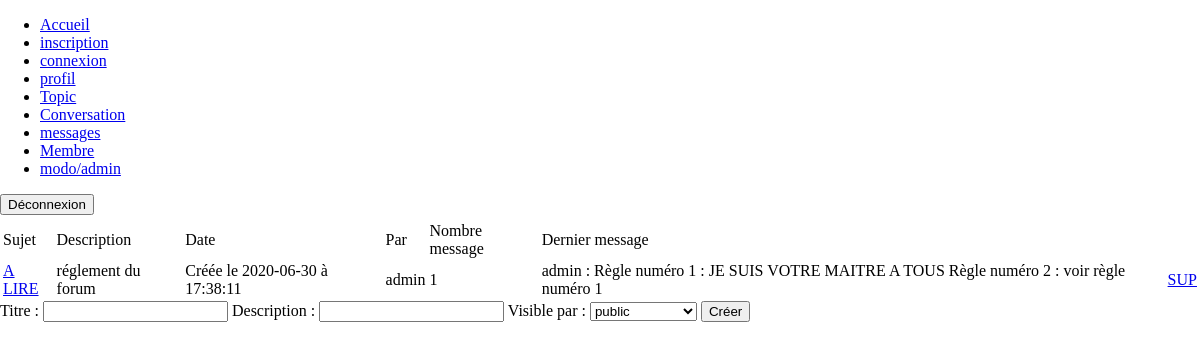
The page /conversation.php?id_topic=2 (signed in) on the database its author committed.
### tables this page shows
CREATE TABLE IF NOT EXISTS `conversations` (
  `id` int(11) NOT NULL AUTO_INCREMENT,
  `id_utilisateur` int(11) NOT NULL,
  `id_topic` int(11) NOT NULL,
  `titre` varchar(140) NOT NULL,
  `description` varchar(255) NOT NULL,
  `date` datetime NOT NULL DEFAULT current_timestamp(),
  `id_confidentialite` int(11) NOT NULL,
  PRIMARY KEY (`id`)
);

CREATE TABLE IF NOT EXISTS `utilisateurs` (
  `id` int(11) NOT NULL AUTO_INCREMENT,
  `login` varchar(80) NOT NULL,
  `mdp` varchar(80) NOT NULL,
  `nom` varchar(255) NOT NULL,
  `prenom` varchar(255) NOT NULL,
  `mail` varchar(255) NOT NULL,
  `avatar` varchar(255) DEFAULT NULL,
  `id_confidentialite` int(11) NOT NULL DEFAULT 2,
  PRIMARY KEY (`id`)
);

CREATE TABLE IF NOT EXISTS `messages` (
  `id` int(11) NOT NULL AUTO_INCREMENT,
  `id_conversation` int(11) NOT NULL,
  `id_utilisateur` int(11) NOT NULL,
  `message` varchar(255) NOT NULL,
  `date` datetime DEFAULT current_timestamp(),
  PRIMARY KEY (`id`)
);

### include/php_conversation.php (called while the page is built, shortened)
<?php
    require_once 'fonctions/fonction_conversation.php';
    $connexionbdd = connexionbdd();
    if(isset($_GET["id_topic"]))
        {
            $id_topic = $_GET["id_topic"];
            if(isset($_SESSION["id_confidentialite"]) && ($_SESSION["id_confidentialite"]==3 || $_SESSION["id_confidentialite"]==4))
                {
                    $requete = "SELECT * FROM utilisateurs INNER JOIN conversations ON conversations.id_utilisateur=utilisateurs.id WHERE id_topic=$id_topic";
                }
        }
    else
        {
            header("location:topic.php");
        }
    $query = mysqli_query($connexionbdd, $requete);
    $conversation = mysqli_fetch_all($query, MYSQLI_ASSOC);
?>

### conversation.php (the view, shortened to what this page needs)
<?php
    include 'include/php_conversation.php';
?>
<!DOCTYPE html>
<html>
<head>
    <link rel="stylesheet" href="css/style.css"/>
</head>
<body>
    <header>
        <?php include 'include/header.php';?>
    </header>
    <main>
        <table>
            <thead>
                <th></th>
            </thead>
            <tbody>
                <tr>
                    <td>Sujet</td>
                    <td>Description</td>
                    <td>Date</td>
                    <td>Par</td>
                    <td>Nombre message</td>
                    <td>Dernier message</td>
                </tr>
                    <?php
                        foreach($conversation as $nbconversation => $info_conv)
                            {
                                ?>
                                <tr>
                                    <td><a href="messages.php?id_conv=<?php echo $info_conv["id"];?>"><?php echo $info_conv["titre"]; ?></a></td>
                                    <td><?php echo $info_conv["description"];?></td>
                                    <td><?php date_conv($info_conv);?></td>
                                    <td><?php echo $info_conv["login"];?></td>
                                    <?php count_message($info_conv); ?>
                                    <?php dernier_msg($info_conv["id"]); ?>
                                    <td><a href="include/suppression.php?sup_conv=<?php echo $info_conv["id"];?>">SUP</a></td>
                                </tr>
                                <?php
                            }
                    ?>
            </tbody>
        </table>
        <?php
            if(isset($_SESSION["login"]))
                {
                    form_conv();
                }
        ?>
    </main>
</body>
</html>

### fonctions/fonction_conversation.php (shortened to what this page needs)
<?php
function form_conv()
    {
        $connexionbdd = connexionbdd();
        $requete_rang = "SELECT * FROM confidentialite";
        $query_rang = mysqli_query($connexionbdd, $requete_rang);
        $rang = mysqli_fetch_all($query_rang, MYSQLI_ASSOC);
        ?>
            <form action="" method="POST">
                <label for="titre">Titre :</label>
                <input type="text" id="titre" name="titre" required>
                <label for="description">Description :</label>
                <input type="text" id="decription" name="description" required>
                <label for="confidentialite">Visible par :</label>
                        <select name="confidentialite" id="confidentialite" required>
                        <?php
                            foreach($rang as $role => $info_rang)
                                {
                                    ?>
                                    <option value="<?php echo $info_rang["id"];?>"><?php echo $info_rang["rang"];?></option>
                                    <?php
                                }
                        ?>
                        </select>
                <input type="submit" name="crea_conv" value="Créer">
            </form>
        <?php
    }
function date_conv($info_conv)
    {
        $date = explode(" ", $info_conv["date"]);
        $jour = $date[0];
        $heure = $date[1];
        echo "Créée le " . $jour . " à " . $heure;
    }
function count_message($info_conv)
    {
        $id = $info_conv["id"];
        $connexionbdd = connexionbdd();
        $requete_message = "SELECT COUNT(id) FROM messages WHERE id_conversation=$id";
        $query_message = mysqli_query($connexionbdd, $requete_message);
        $count_message = mysqli_fetch_all($query_message, MYSQLI_ASSOC);
        ?>
            <td><?php echo $count_message[0]["COUNT(id)"];?></td>
        <?php
        return $count_message;
    }
function dernier_msg($id_conversation)
    {
        $connexionbdd = connexionbdd();
        $requete_max_id = "SELECT MAX(id) FROM messages WHERE id_conversation=$id_conversation";
        $query_requete_max_id = mysqli_query($connexionbdd, $requete_max_id);
        $resultat_max_id = mysqli_fetch_all($query_requete_max_id, MYSQLI_ASSOC);
        $max_id = $resultat_max_id[0]["MAX(id)"];
        if(!empty($max_id))
            {
                $requete_last_msg = "SELECT message,date, login FROM utilisateurs INNER JOIN messages ON messages.id_utilisateur=utilisateurs.id WHERE id_conversation=$id_conversation AND messages.id=$max_id";
                $query_last_msg = mysqli_query($connexionbdd, $requete_last_msg);
                $last_msg = mysqli_fetch_all($query_last_msg, MYSQLI_ASSOC);
                ?>
                <td><?php echo $last_msg[0]["login"];?> : <?php echo $last_msg[0]["message"];?></td>
                <?php
            }
        else
            {
                ?>
                <td></td>
                <?php
            }
    }
?>

### css/style.css (style rules this page uses)
html { margin: 0; height: 100%; }
body { display: flex; flex-direction: column; margin: 0; height: 100%; }

### rows shown on the page
conversations: titre "A LIRE", description "réglement du forum", date "2020-06-30", date "17:38:11", id_utilisateur.login "admin", COUNT "1", messages.message "Règle numéro 1 : JE SUIS VOTRE MAITRE A TOUS Règle numéro 2 : voir règle numéro 1"

### other values the page prints
form field confidentialite "public"
